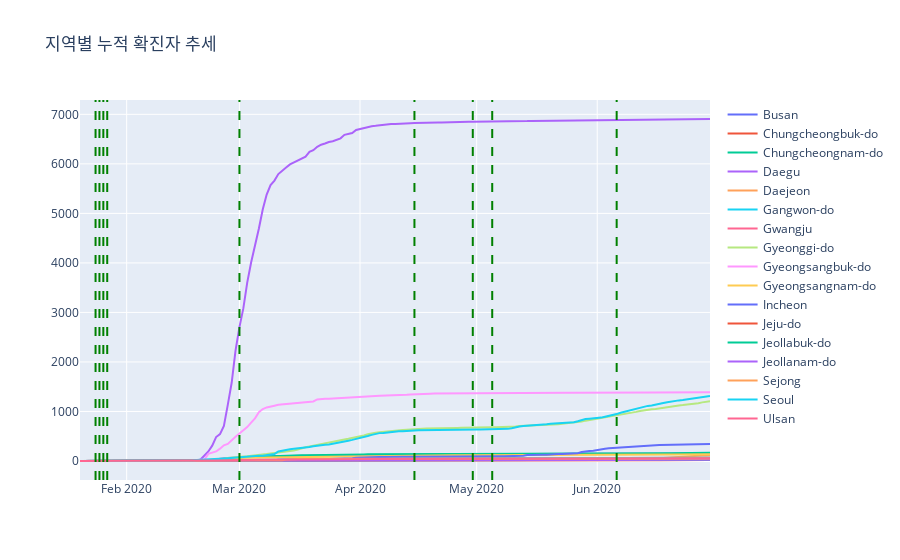

Source (notebook cell):
### Markdown cell above
## 지역별 누적 확진자 추세
- 휴일 이후로 누적 그래프의 경사가 급격하게 변하는 경향이 있다.

### Code cell
fig = go.Figure()

for p in tp['province'].unique():
    tp_ = tp[tp['province']==p]
    fig.add_trace(
        go.Scatter(
            x=tp_['date'], y=tp_['confirmed'], name=p
        )
    )

for h in holiday: 
    fig.add_vline(x=h, line_dash="dash", line_color="green")
fig.update_layout({'title': {'text': '지역별 누적 확진자 추세'}})

fig.show()

### Figure 1 — Plotly figure (JSON) as saved in the notebook; plotly's stock layout.template omitted (floating-point values rounded to 4 significant figures; data arrays with more than 128 entries replaced by an {"elided": "..."} marker saying what was removed)
{"data": [{"name": "Busan", "type": "scatter", "x": {"elided": "163 str values"}, "y": {"elided": "163 int values"}}, {"name": "Chungcheongbuk-do", "type": "scatter", "x": {"elided": "163 str values"}, "y": {"elided": "163 int values"}}, {"name": "Chungcheongnam-do", "type": "scatter", "x": {"elided": "163 str values"}, "y": {"elided": "163 int values"}}, {"name": "Daegu", "type": "scatter", "x": {"elided": "163 str values"}, "y": {"elided": "163 int values"}}, {"name": "Daejeon", "type": "scatter", "x": {"elided": "163 str values"}, "y": {"elided": "163 int values"}}, {"name": "Gangwon-do", "type": "scatter", "x": {"elided": "163 str values"}, "y": {"elided": "163 int values"}}, {"name": "Gwangju", "type": "scatter", "x": {"elided": "163 str values"}, "y": {"elided": "163 int values"}}, {"name": "Gyeonggi-do", "type": "scatter", "x": {"elided": "163 str values"}, "y": {"elided": "163 int values"}}, {"name": "Gyeongsangbuk-do", "type": "scatter", "x": {"elided": "163 str values"}, "y": {"elided": "163 int values"}}, {"name": "Gyeongsangnam-do", "type": "scatter", "x": {"elided": "163 str values"}, "y": {"elided": "163 int values"}}, {"name": "Incheon", "type": "scatter", "x": {"elided": "163 str values"}, "y": {"elided": "163 int values"}}, {"name": "Jeju-do", "type": "scatter", "x": {"elided": "163 str values"}, "y": {"elided": "163 int values"}}, {"name": "Jeollabuk-do", "type": "scatter", "x": {"elided": "163 str values"}, "y": {"elided": "163 int values"}}, {"name": "Jeollanam-do", "type": "scatter", "x": {"elided": "163 str values"}, "y": {"elided": "163 int values"}}, {"name": "Sejong", "type": "scatter", "x": {"elided": "163 str values"}, "y": {"elided": "163 int values"}}, {"name": "Seoul", "type": "scatter", "x": {"elided": "163 str values"}, "y": {"elided": "163 int values"}}, {"name": "Ulsan", "type": "scatter", "x": {"elided": "163 str values"}, "y": {"elided": "163 int values"}}], "layout": {"shapes": [{"line": {"color": "green", "dash": "dash"}, "type": "line", "x0": "2020-01-24", "x1": "2020-01-24", "xref": "x", "y0": 0, "y1": 1, "yref": "y domain"}, {"line": {"color": "green", "dash": "dash"}, "type": "line", "x0": "2020-01-25", "x1": "2020-01-25", "xref": "x", "y0": 0, "y1": 1, "yref": "y domain"}, {"line": {"color": "green", "dash": "dash"}, "type": "line", "x0": "2020-01-26", "x1": "2020-01-26", "xref": "x", "y0": 0, "y1": 1, "yref": "y domain"}, {"line": {"color": "green", "dash": "dash"}, "type": "line", "x0": "2020-01-27", "x1": "2020-01-27", "xref": "x", "y0": 0, "y1": 1, "yref": "y domain"}, {"line": {"color": "green", "dash": "dash"}, "type": "line", "x0": "2020-03-01", "x1": "2020-03-01", "xref": "x", "y0": 0, "y1": 1, "yref": "y domain"}, {"line": {"color": "green", "dash": "dash"}, "type": "line", "x0": "2020-04-15", "x1": "2020-04-15", "xref": "x", "y0": 0, "y1": 1, "yref": "y domain"}, {"line": {"color": "green", "dash": "dash"}, "type": "line", "x0": "2020-04-30", "x1": "2020-04-30", "xref": "x", "y0": 0, "y1": 1, "yref": "y domain"}, {"line": {"color": "green", "dash": "dash"}, "type": "line", "x0": "2020-05-05", "x1": "2020-05-05", "xref": "x", "y0": 0, "y1": 1, "yref": "y domain"}, {"line": {"color": "green", "dash": "dash"}, "type": "line", "x0": "2020-06-06", "x1": "2020-06-06", "xref": "x", "y0": 0, "y1": 1, "yref": "y domain"}], "title": {"text": "지역별 누적 확진자 추세"}}}
